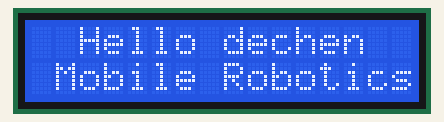
Bench run of a sketch on a simulated Arduino Uno, built with avr-gcc and run on an emulated ATmega328P. Shown: 16×2 character LCD.

Above: at 0.1 s.
At 2.2 s:
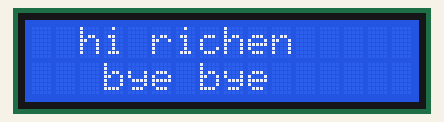

The sketch:

LCD.ino
```cpp
#include <Wire.h>
#include <LiquidCrystal_I2C.h>

LiquidCrystal_I2C lcd(0x27,16,2);

void setup() {
  // put your setup code here, to run once:
lcd.init();// Initialize LCD
// print a message on the lcd

lcd.backlight();

}

void loop() {
  // put your main code here, to run repeatedly:
lcd.setCursor(2,0);
lcd.print("Hello dechen");
lcd.setCursor(1,1);
lcd.print("Mobile Robotics");
delay(2000);

lcd.clear();

lcd.setCursor(2,0);
lcd.print("hi richen");
lcd.setCursor(3,1);
lcd.print("bye bye");
delay(2000);
lcd.clear();
}
```

Measured:
- what the display in image 1 shows lasts 2.0 s, from 2.1 s to 4.1 s
